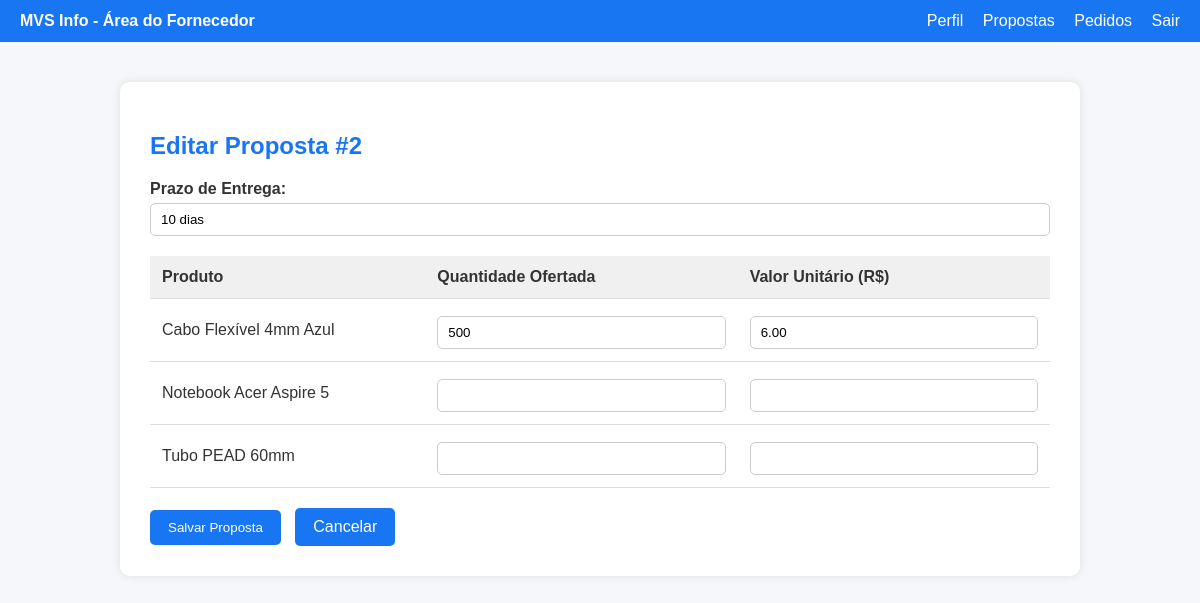
The app's page /Projeto/MVSinfo/Projeto/php/area-fornecedor/preencher-proposta.php?id=2 (signed in) with its own data.
### tables this page shows
CREATE TABLE operacao (
    id_operacao INT PRIMARY KEY AUTO_INCREMENT,
    fk_usuario_id_usuario INT,
    data_operacao DATE,
    prazo_entrega VARCHAR(50),
    data_pagamento DATE,
    status_pagamento VARCHAR(50),
    valor_total_compra DECIMAL(10,2),
    fk_transportadora_id_transportadora INT,
    fk_tipo_operacao_id_tipo_operacao INT,
    FOREIGN KEY (fk_usuario_id_usuario) REFERENCES usuario(id_usuario),
    FOREIGN KEY (fk_transportadora_id_transportadora) REFERENCES transportadora(id_transportadora),
    FOREIGN KEY (fk_tipo_operacao_id_tipo_operacao) REFERENCES tipo_operacao(id_tipo_operacao)
);

CREATE TABLE produtos (
    id_produto INT PRIMARY KEY AUTO_INCREMENT,
    descricao VARCHAR(100),
    ncm VARCHAR(20),
    marca VARCHAR(50),
    unidade_medida VARCHAR(20),
    fk_categoria_id_categoria INT,
    FOREIGN KEY (fk_categoria_id_categoria) REFERENCES categoria(id_categoria)
);

CREATE TABLE operacao_produto (
    id_operacao INT,
    id_produto INT,
    quantidade INT,
    valor_unitario DECIMAL(10,2),
    valor_total_produtos DECIMAL(10,2),
    margem_lucro DECIMAL(5,2),
    imposto DECIMAL(5,2),
    preco_venda DECIMAL(10,2),
    PRIMARY KEY (id_operacao, id_produto),
    FOREIGN KEY (id_operacao) REFERENCES operacao(id_operacao),
    FOREIGN KEY (id_produto) REFERENCES produtos(id_produto)
);

### Projeto/MVSinfo/Projeto/php/area-fornecedor/preencher-proposta.php (the view, shortened to what this page needs)
<?php
$conexao = new conexao();
$pdo = $conexao->getPdo();
$fornecedorId = $_SESSION['id_usuario'] ?? null;
$idOperacao = intval($_GET['id'] ?? 0);
$stmtOp = $pdo->prepare("SELECT * FROM operacao WHERE id_operacao = :id AND fk_usuario_id_usuario = :fornecedor");
$stmtOp->execute([':id' => $idOperacao, ':fornecedor' => $fornecedorId]);
$operacao = $stmtOp->fetch(PDO::FETCH_ASSOC);
$stmtProdutosProposta = $pdo->prepare("
    SELECT op.id_produto, p.descricao, op.quantidade, op.valor_unitario
    FROM operacao_produto op
    JOIN produtos p ON op.id_produto = p.id_produto
    WHERE op.id_operacao = :id_operacao
");
$stmtProdutosProposta->execute([':id_operacao' => $idOperacao]);
$stmtProdutosDisponiveis = $pdo->prepare("
    SELECT p.id_produto, p.descricao
    FROM produtos p
    JOIN fornecedor_categoria fc ON p.fk_categoria_id_categoria = fc.id_categoria
    WHERE fc.id_fornecedor = :fornecedor
    ORDER BY p.descricao
");
$stmtProdutosDisponiveis->execute([':fornecedor' => $fornecedorId]);
$produtosDisponiveis = $stmtProdutosDisponiveis->fetchAll(PDO::FETCH_ASSOC);
$stmtProdutosProposta->execute([':id_operacao' => $idOperacao]);
$produtosProposta = [];
while ($row = $stmtProdutosProposta->fetch(PDO::FETCH_ASSOC)) {
    $produtosProposta[$row['id_produto']] = $row;
}
?>
<!DOCTYPE html>
<html lang="pt-BR">
<head>
    <link rel="stylesheet" href="/Projeto/MVSinfo/Projeto/css/styles.css" />
</head>
<body>
    <div class="navbar">
        <div><strong>MVS Info - Área do Fornecedor</strong></div>
        <div>
            <a href="area-fornecedor.php">Perfil</a>
            <a href="propostas.php">Propostas</a>
            <a href="status-pedido.php">Pedidos</a>
            <a href="../logout.php">Sair</a>
        </div>
    </div>
    <div class="container">
        <h2>Editar Proposta #<?= htmlspecialchars($idOperacao) ?></h2>
        <form method="post" action="preencher-proposta.php?id=<?= htmlspecialchars($idOperacao) ?>">
            <label for="prazo_entrega">Prazo de Entrega:</label>
            <input type="text" id="prazo_entrega" name="prazo_entrega" required placeholder="Ex: 10 dias" value="<?= htmlspecialchars($operacao['prazo_entrega']) ?>">
            <table>
                <thead>
                    <tr>
                        <th>Produto</th>
                        <th>Quantidade Ofertada</th>
                        <th>Valor Unitário (R$)</th>
                    </tr>
                </thead>
                <tbody>
                    <?php foreach ($produtosDisponiveis as $produto) :
                        $idProd = $produto['id_produto'];
                        $quantidade = $produtosProposta[$idProd]['quantidade'] ?? '';
                        $valorUnitario = $produtosProposta[$idProd]['valor_unitario'] ?? '';
                    ?>
                        <tr>
                            <td><?= htmlspecialchars($produto['descricao']) ?></td>
                            <td>
                                <input type="number" name="produtos[<?= $idProd ?>][quantidade]" min="0" value="<?= htmlspecialchars($quantidade) ?>">
                            </td>
                            <td>
                                <input type="text" name="produtos[<?= $idProd ?>][valor_unitario]" pattern="^\d+(\.\d{1,2})?$" title="Formato: 0.00" value="<?= htmlspecialchars($valorUnitario) ?>">
                            </td>
                        </tr>
                    <?php endforeach; ?>
                </tbody>
            </table>
            <button type="submit" class="btn">Salvar Proposta</button>
            <a href="propostas.php" class="btn" style="margin-left:10px;">Cancelar</a>
        </form>
    </div>
</body>
</html>

### Projeto/MVSinfo/Projeto/css/styles.css (style rules this page uses)
body { font-family: 'Segoe UI', Tahoma, Geneva, Verdana, sans-serif; background-color: #f9f9f9; color: #333; margin: 0; padding: 0; }
:root { --primary-color: #007bc1; --secondary-color: #f1f1f1; --dark-color: #111; }
.navbar { background-color: var(--primary-color); }

### Projeto/MVSinfo/Projeto/php/area-fornecedor/preencher-proposta.php (style rules this page uses)
body { background-color: #f5f7fa; font-family: Arial, sans-serif; }
.navbar { background-color: #1976f2; color: white; padding: 12px 20px; display: flex; justify-content: space-between; align-items: center; }
.navbar a { color: white; margin-left: 15px; text-decoration: none; }
.container { max-width: 900px; margin: 40px auto; background: white; padding: 30px; border-radius: 10px; box-shadow: 0 0 10px rgba(0,0,0,0.1); }
h2 { color: #1976f2; margin-bottom: 20px; }
label { font-weight: bold; display: block; margin-top: 15px; }
input[type="text"], input[type="number"] { width: 100%; padding: 8px 10px; margin-top: 5px; border-radius: 5px; border: 1px solid #ccc; box-sizing: border-box; }
table { width: 100%; border-collapse: collapse; margin-top: 20px; }
th, td { padding: 12px; border-bottom: 1px solid #ddd; text-align: left; }
th { background-color: #f0f0f0; }
.btn { background-color: #1976f2; color: white; padding: 10px 18px; border: none; border-radius: 5px; cursor: pointer; margin-top: 20px; text-decoration: none; display: inline-block; }

### records on screen
operacao: prazo_entrega "10 dias"
produtos: descricao "Cabo Flexível 4mm Azul", id_produto.quantidade "500", id_produto.valor_unitario "6.00"
produtos: descricao "Notebook Acer Aspire 5"
produtos: descricao "Tubo PEAD 60mm"

### other values on screen
$idOperacao "2"
